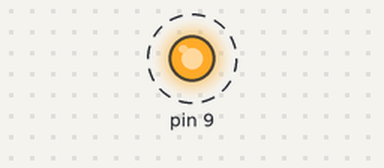
The sketch below on a simulated Arduino Uno, built with avr-gcc and run on an emulated ATmega328P. Shown: output pins drawn as LEDs (lit = HIGH). Dashed ring = blinking.

Above: at 0.03 s.
Timing chart, 0 to 3.0 s (numbered marks = the images above):
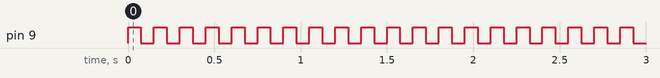

The sketch:

led_blink.ino
```cpp
#define blue 4;
#define button 10;

void setup() {
  // initialize digital pin LED_BUILTIN as an output.
  pinMode(9, OUTPUT);
}
void loop(){
digitalWrite(9, HIGH);  // turn the LED on (HIGH is the voltage level)
  delay(75);                      // wait for a second
  digitalWrite(9, LOW);   // turn the LED off by making the voltage LOW
  delay(75);                      // wait for a second
}
```

Measured:
- by itself, pin 9: alternates HIGH for 0.08 s and LOW for 0.08 s
